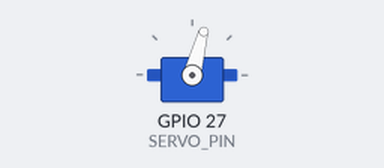
This sketch was run on a simulated ESP32. On the bench: servo.

Above: at 0.05 s.
At 2.0 s:
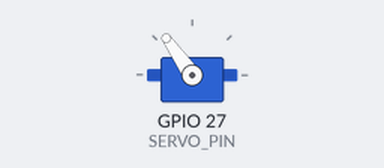
At 4.0 s:
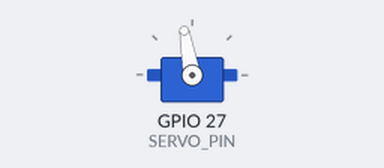
Timing chart, 0 to 5.2 s (numbered marks = the images above):
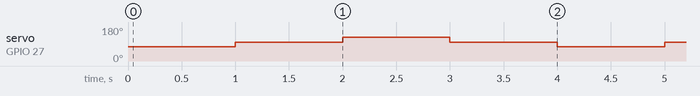

The sketch:

2_Servo_Test_Code.ino
```cpp
// Kindly Check whether the Library Files are installed in Library Manager.
#include <ESP32Servo.h>
#define SERVO_PIN 27

Servo servo;

// Set the bot servo angles
int left = 75;
int center = 100;
int right = 125;


void setup() {
  Serial.begin(115200);
  servo.attach(SERVO_PIN);
}

void moveServoTo(int angle) {
  angle = constrain(angle, 75, 125); // Constrain the angle between 70 and 130 degrees
  servo.write(angle);               // Move the servo to the specified angle
  // delay(10);                       // Delay for servo to reach the position
  //Serial.println("Servo Angle : "+String(angle));
}


void Sample_Servo_Test()
{
  // Simple Servo Test :
  moveServoTo(left);    // Servo Left turn.
  delay(1000);          // Delay for 1 second.
  moveServoTo(center);  // Servo Center turn.
  delay(1000);          // Delay for 1 second.
  moveServoTo(right);   // Servo Right turn.
  delay(1000);          // Delay for 1 second.
  moveServoTo(center);  // Servo Center turn.
  delay(1000);          // Delay for 1 second.
}


void loop() {
  // To Set Servo Center
  //moveServoTo(100);

  Sample_Servo_Test();

}
```

Measured:
- by itself, servo on GPIO 27 (SERVO_PIN): repeats every 4.0 s: 125° 1.0 s, 100° 1.0 s, 75° 1.0 s, 100° 1.0 s
